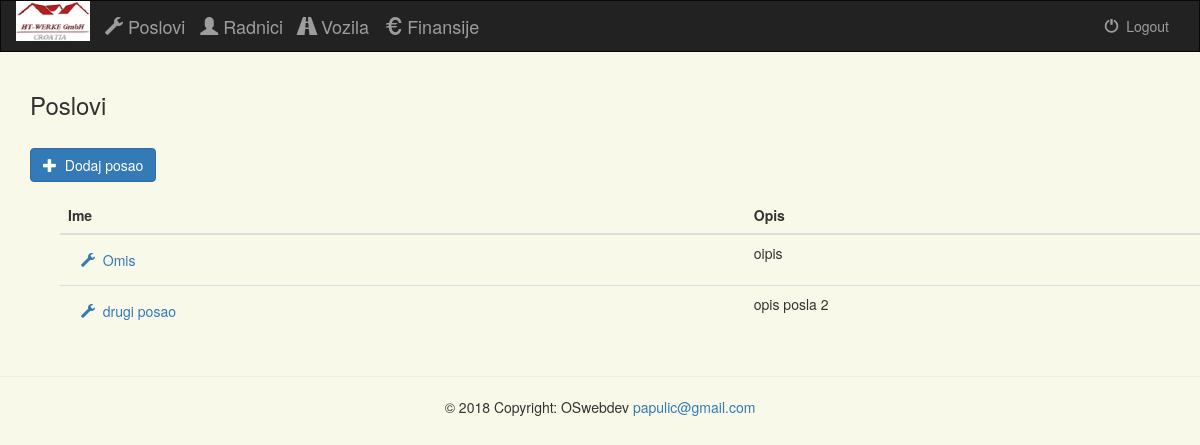
Before: /administracija/ (signed in) with the older database file.
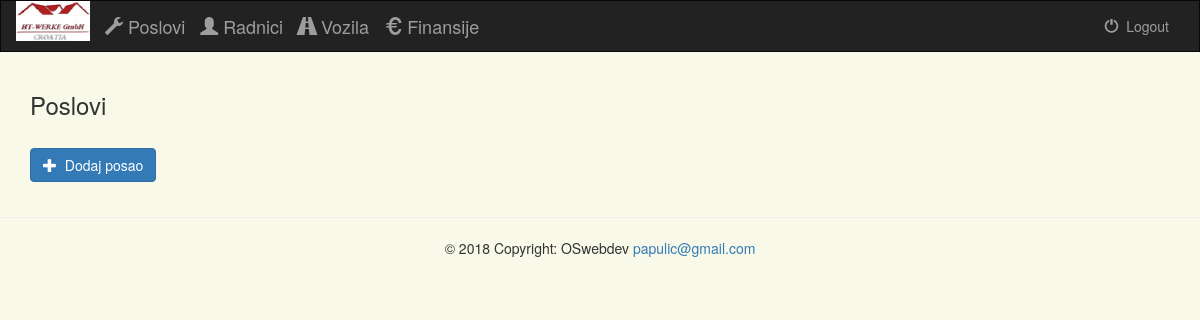
After: the same page with the newer database file.
### projects/models.py (models this page shows, shortened)
class Poslovi(models.Model):
    ime = models.CharField(max_length=30)
    opis = models.CharField(max_length=100)
    dogovoreni_radni_sati = models.FloatField(default=0.0)
    class Meta:
        verbose_name_plural = "Poslovi"

### projects/views.py (the view)
def index(request):
    if not request.user.is_authenticated():
        return render(request, 'projects/login.html')
    else:
        poslovi = Poslovi.objects.all()
        radnici = Radnik.objects.all()
        return render(request, 'projects/index.html', {
            'poslovi': poslovi,
            'radnici': radnici
        })

### projects/templates/projects/index.html (shortened to what this page needs)
{% extends 'projects/base.html' %}
{% block content %}
{% load staticfiles %}
<div class="container">
    <h3>Poslovi</h3>
    {% if poslovi %}
    <div class="row">
        <div class="col-sm-12" style="padding-bottom: 15px;">
            <br>
            <a href="{% url 'projects:project-add' %}">
                <button type="button" class="btn btn-primary">
                    <span class="glyphicon glyphicon-plus"></span>&nbsp; Dodaj posao
                </button>
            </a>
        </div>
    </div>
    <div class="col-sm-12">
        <div class='container' id="table">
            <div class="table-div">
                <table class="table">
                    <thead>
                    <tr>
                        <th>Ime</th>
                        <th>Opis</th>
                    </tr>
                    </thead>
                    <tbody>
                    {% for posao in poslovi %}
                    <tr>
                        <td><a href="{% url 'projects:posao' posao.id %}"><button type="button" class="btn btn-link">
                                    <span class="glyphicon glyphicon-wrench"></span>&nbsp; {{ posao.ime }}
                                </button></a></td>
                        <td>{{ posao.opis }}</td>
                    </tr>
                    {% endfor %}
                    </tbody>
                </table>
            </div>
        </div>
    </div>
    {% else %}
    <div class="row">
        <div class="col-sm-12" style="padding-bottom: 15px;">
            <br>
            <a href="{% url 'projects:project-add' %}">
                <button type="button" class="btn btn-primary">
                    <span class="glyphicon glyphicon-plus"></span>&nbsp; Dodaj posao
                </button>
            </a>
        </div>
    </div>
    {% endif %}
</div>
{% endblock %}

Changed rows visible on the page:
removed Poslovi: ime "Omis", opis "oipis"
removed Poslovi: ime "drugi posao", opis "opis posla 2"
Other visible differences:
text no longer shown: "Ime Opis"
